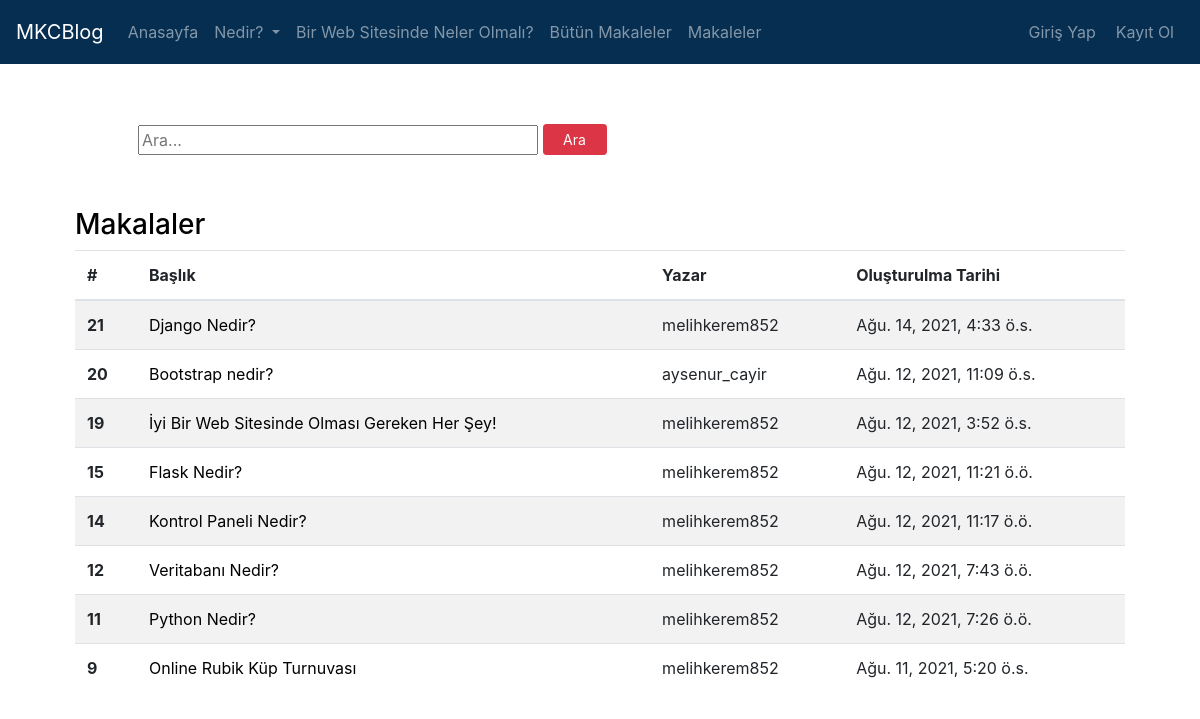
The page /articles/ on the database as committed earlier.
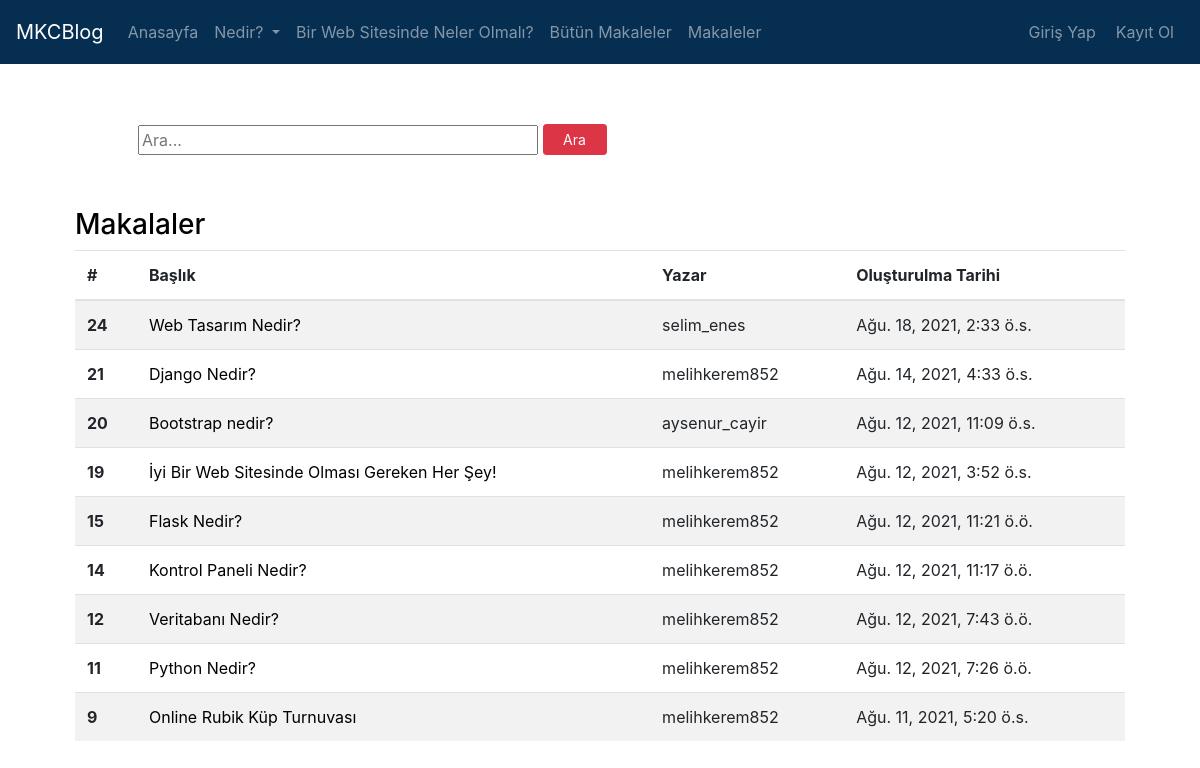
The same page on the database as committed later.
### article/models.py (models this page shows, shortened)
class Article(models.Model):
    author = models.ForeignKey("auth.User",on_delete = models.CASCADE,verbose_name = "Yazar ")
    title = models.CharField(max_length = 50,verbose_name = "Başlık")
    content = RichTextField()
    created_date = models.DateTimeField(auto_now_add=True,verbose_name="Oluşturulma Tarihi")
    article_image = models.FileField(blank = True,null = True,verbose_name="Makaleye Fotoğraf Ekleyin")
    class Meta:
        ordering = ['-created_date']

### article/views.py (the view)
# urls.py: path('',views.articles,name = "articles"),
def articles(response):
    keyword= response.GET.get("keyword")
    if keyword:
        articles=Article.objects.filter(title__contains = keyword)
        return render(response,"articles.html",{"articles":articles})
    articles= Article.objects.all()
    return render(response,"articles.html",{"articles":articles})

### templates/articles.html (shortened to what this page needs)
{% extends "layout.html" %}
{% block body %}
 <div class="col-md-10 m-5 search ">
    <form>
        <input type="text" name = "keyword" class="input-sm search-area" maxlength="80" placeholder="Ara...">
        <button type="submit" class="btn btn-danger btn-sm search-btn">Ara</button>
    </form>
    </div>
<h3>  Makalaler  </h3>
{% if articles %}
<div class="table">
<table class="table table-striped table-hover">
  <thead>
    <tr>
      <th scope="col">#</th>
      <th scope="col">Başlık</th>
      <th scope="col">Yazar</th>
      <th scope="col">Oluşturulma Tarihi</th>
    </tr>
  </thead>
  <tbody>
    {% for article in articles %}
        <tr>
        <th scope="row">{{article.id}}</th>
        <td><a href="{% url 'article:detail' article.id%}">{{article.title}}</a></td>
        <td>{{article.author}}</td>
        <td>{{article.created_date}}</td>
        </tr>
    {% endfor %}
  </tbody>
</table>
{% endif %}
</div>
{% endblock body %}

Rows that differ between the two databases and show on the page:
added Article: id "24", title "Web Tasarım Nedir?", author "selim_enes", created_date "Ağu. 18, 2021, 2:33 ö.s."
